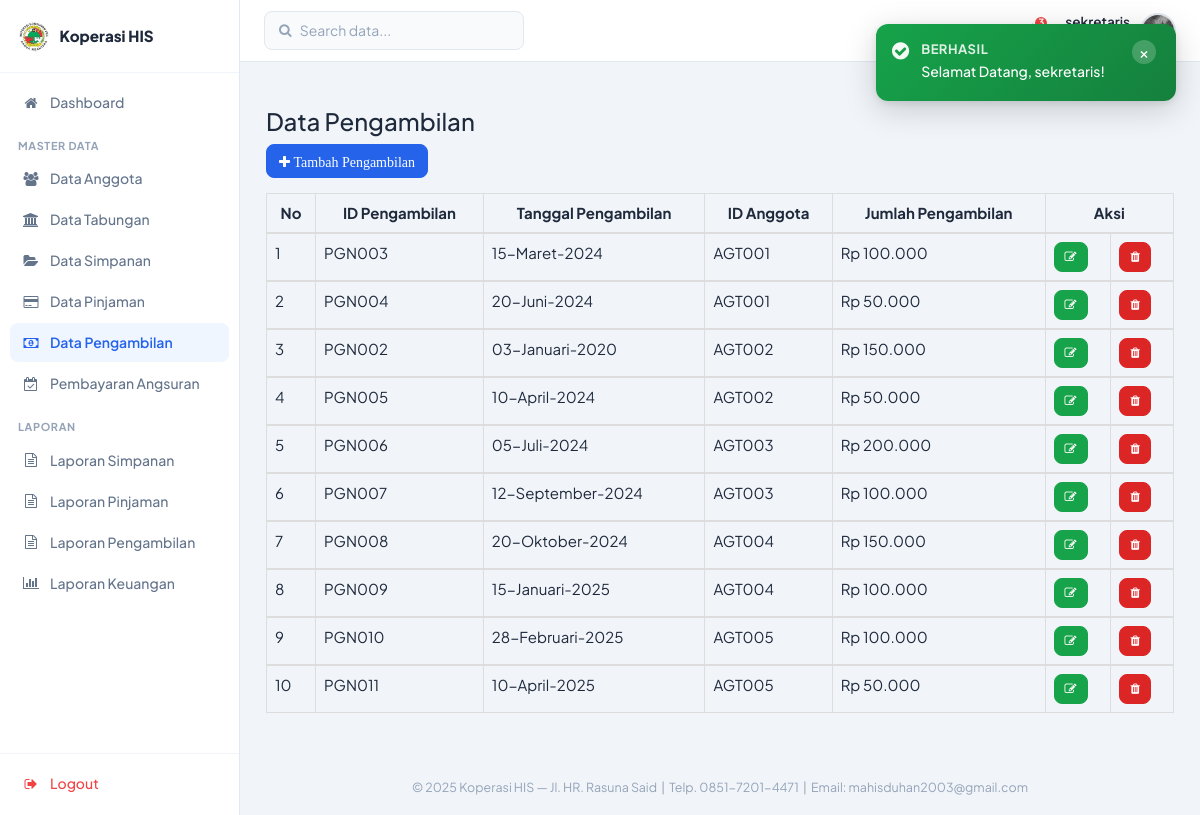
Screenshot of /sekretaris/datapengambilan.php (signed in) with the database file from the repository.
### tables this page shows
CREATE TABLE `tbl_pengambilan` (
  `id_pengambilan` varchar(6) NOT NULL,
  `tgl_pengambilan` date NOT NULL,
  `id_anggota` varchar(6) NOT NULL,
  `jumlah_pengambilan` int NOT NULL
);

CREATE TABLE `tbl_tabungan` (
  `id_tabungan` varchar(6) NOT NULL,
  `id_anggota` varchar(6) NOT NULL,
  `saldo` int NOT NULL,
  `saldo_wajib` int NOT NULL
);

### sekretaris/datapengambilan.php (the view)
<?php
	include ("style/header.php");
	include ("style/sidebar.php");
	function tgl_indo($tanggal){
		$bulan = array(
			1 => 'Januari',
			'Februari',
			'Maret',
			'April',
			'Mei',
			'Juni',
			'Juli',
			'Agustus',
			'September',
			'Oktober',
			'November',
			'Desember',);
		$pecahkan = explode('-', $tanggal);
		return $pecahkan[2] . '-' . $bulan[(int)$pecahkan[1]] . '-' . $pecahkan[0];
	}
?>
	<div class="box box-primary">
		<div class="box-header with-border">
			<h3 class="box-title">Data Pengambilan</h3>
		</div>
		<div class="box-body">
			<div class="form-group">
				<a href="tambahpengambilan.php"><i class="btn btn-primary btn-md"><span class="fa fa-plus fa-md"> Tambah Pengambilan</span></i></a>
			</div>
			<div class="table-responsive">
				<table class="table table-bordered">
					<thead>
						<tr>
							<th style="text-align: center;">No</th>
							<th style="text-align: center;">ID Pengambilan</th>
							<th style="text-align: center;">Tanggal Pengambilan</th>
							<th style="text-align: center;">ID Anggota</th>
							<th style="text-align: center;">Jumlah Pengambilan</th>
							<th style="text-align: center;" colspan="2">Aksi</th>
						</tr>
					</thead>
					<?php
					$no = 1;
					include ("../config/koneksi.php");
					$sql = mysqli_query($konek, "SELECT * FROM tbl_pengambilan a LEFT JOIN tbl_tabungan b ON a.id_anggota=b.id_anggota");
					while ($data = mysqli_fetch_array($sql)){
					?>
					<tbody>
						<tr>
							<td><?php echo $no++; ?></td>
							<td><?php echo $data['id_pengambilan']; ?></td>
							<td><?php echo tgl_indo($data['tgl_pengambilan']); ?></td>
							<td><?php echo $data['id_anggota']; ?></td>
							<td><?php echo "Rp ".number_format($data['jumlah_pengambilan'],0,',','.');?></td>
							<td><a href="editpengambilan.php?kd=<?php echo $data['id_pengambilan']; ?>"><i class="btn btn-success btn-sm"><span class="fa fa-edit fa-sm"></span></i></a></td>
							<td><a href="hapuspengambilan.php?kd=<?php echo $data['id_pengambilan']; ?>"><i class="btn btn-danger btn-sm"><span class="fa fa-trash fa-sm"></span></i></a></td>
						</tr>
					</tbody>
					<?php
					}
					?>
				</table>
			</div>
		</div>
    </div>
<?php
	include ("style/footer.php");
?>

### assets/css/sekretaris-theme.css (style rules this page uses)
html { font-size: 16px; }
*, *::before, *::after { box-sizing: border-box; margin: 0; padding: 0; }
body.sk-body { font-family: 'Plus Jakarta Sans', 'Segoe UI', sans-serif; background: #F1F5F9; font-size: 15px; color: #1E293B; min-height: 100vh; line-height: 1.5; }
.sk-body .btn-primary { background: #2563EB; border-color: #2563EB; border-radius: 8px; font-family: 'Plus Jakarta Sans', sans-serif; font-weight: 600; }
.sk-body .btn-success { background: #16A34A; border-color: #16A34A; border-radius: 8px; font-family: 'Plus Jakarta Sans', sans-serif; font-weight: 600; }
.sk-body .btn-danger { background: #DC2626; border-color: #DC2626; border-radius: 8px; font-family: 'Plus Jakarta Sans', sans-serif; font-weight: 600; }

### rows the page displays
tbl_pengambilan: id_pengambilan "PGN003", tgl_pengambilan "15-Maret-2024", tbl_tabungan.id_anggota "AGT001", jumlah_pengambilan "100.000"
tbl_pengambilan: id_pengambilan "PGN004", tgl_pengambilan "20-Juni-2024", tbl_tabungan.id_anggota "AGT001", jumlah_pengambilan "50.000"
tbl_pengambilan: id_pengambilan "PGN002", tgl_pengambilan "03-Januari-2020", tbl_tabungan.id_anggota "AGT002", jumlah_pengambilan "150.000"
tbl_pengambilan: id_pengambilan "PGN005", tgl_pengambilan "10-April-2024", tbl_tabungan.id_anggota "AGT002", jumlah_pengambilan "50.000"
tbl_pengambilan: id_pengambilan "PGN006", tgl_pengambilan "05-Juli-2024", tbl_tabungan.id_anggota "AGT003", jumlah_pengambilan "200.000"
tbl_pengambilan: id_pengambilan "PGN007", tgl_pengambilan "12-September-2024", tbl_tabungan.id_anggota "AGT003", jumlah_pengambilan "100.000"
tbl_pengambilan: id_pengambilan "PGN008", tgl_pengambilan "20-Oktober-2024", tbl_tabungan.id_anggota "AGT004", jumlah_pengambilan "150.000"
tbl_pengambilan: id_pengambilan "PGN009", tgl_pengambilan "15-Januari-2025", tbl_tabungan.id_anggota "AGT004", jumlah_pengambilan "100.000"
tbl_pengambilan: id_pengambilan "PGN010", tgl_pengambilan "28-Februari-2025", tbl_tabungan.id_anggota "AGT005", jumlah_pengambilan "100.000"
tbl_pengambilan: id_pengambilan "PGN011", tgl_pengambilan "10-April-2025", tbl_tabungan.id_anggota "AGT005", jumlah_pengambilan "50.000"

### other values shown
$sk_settings['nama_koperasi'] "Koperasi HIS"
$label "Dashboard Data Anggota Data Tabungan Data Simpanan Data Pinjaman Data Pengambilan Pembayaran Angsuran Laporan Simpanan Laporan Pinjaman Laporan Pengambilan Laporan Keuangan"
$notif_count "3"
$_SESSION['username'] "sekretaris"
$f['msg'] "Selamat Datang, sekretaris!"
